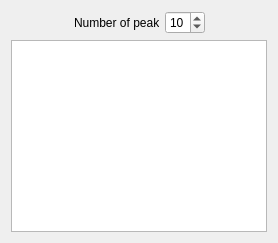
         <widget class="QWidget" name="tabData2">
          <attribute name="title">
           <string>Older Data</string>
          </attribute>
          <layout class="QGridLayout" name="gridLayout_8">
           <item row="0" column="2">
            <widget class="QSpinBox" name="numpeaksOlder">
             <property name="maximumSize">
              <size>
               <width>40</width>
               <height>16777215</height>
              </size>
             </property>
             <property name="minimum">
              <number>1</number>
             </property>
             <property name="maximum">
              <number>99</number>
             </property>
             <property name="value">
              <number>10</number>
             </property>
            </widget>
           </item>
           <item row="0" column="1">
            <widget class="QLabel" name="label">
             <property name="sizePolicy">
              <sizepolicy hsizetype="Preferred" vsizetype="Preferred">
               <horstretch>0</horstretch>
               <verstretch>0</verstretch>
              </sizepolicy>
             </property>
             <property name="maximumSize">
              <size>
               <width>85</width>
               <height>16777215</height>
              </size>
             </property>
             <property name="text">
              <string>Number of peaks:</string>
             </property>
            </widget>
           </item>
           <item row="0" column="3">
            <widget class="QLabel" name="cursorOlderData">
             <property name="text">
              <string/>
             </property>
             <property name="alignment">
              <set>Qt::AlignRight|Qt::AlignTrailing|Qt::AlignVCenter</set>
             </property>
            </widget>
           </item>
           <item row="0" column="0">
            <widget class="QLabel" name="rheed3Label">
             <property name="text">
              <string/>
             </property>
            </widget>
           </item>
           <item row="1" column="0" colspan="4">
            <widget class="PlotWidget" name="plot3"/>
           </item>
          </layout>
         </widget>
